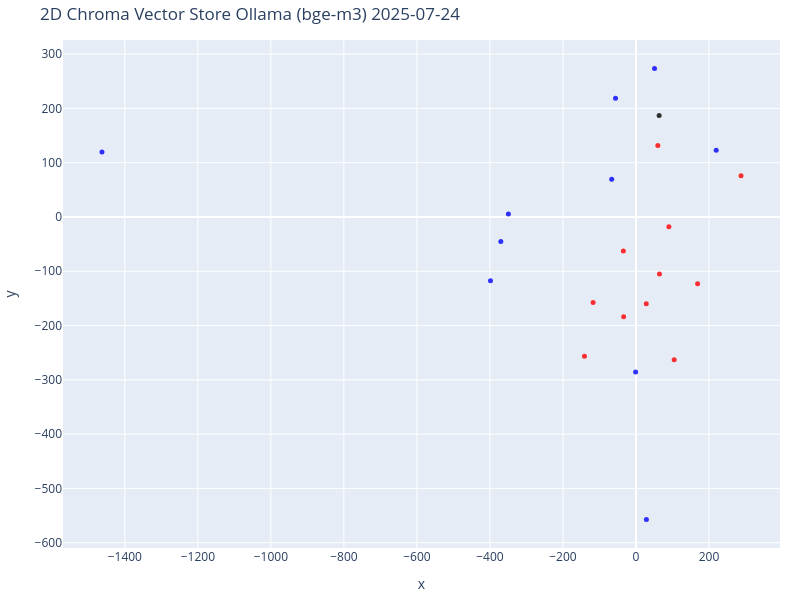

The notebook cell saved with this chart:
### Code cell
from sklearn.manifold import TSNE
import numpy as np
import plotly.graph_objects as go

# Теперь мы можем визуализировать векторы с помощью t-SNE
# t-SNE - это метод, который позволяет визуализировать высокоразмерные данные
result = collection.get(include=['embeddings', 'documents', 'metadatas'])
vectors = np.array(result['embeddings'])
documents = result['documents']
metadatas = result['metadatas']
doc_types = [metadata['next_bar'] for metadata in metadatas]
colors = [['blue', 'red', 'black'][['up', 'down', 'current'].index(t)] for t in doc_types]


# Нам, людям, проще визуализировать объекты в 2D!
# Уменьшите размерность векторов до 2D, используя t-SNE
# (t-распределенное стохастическое вложение соседей)
tsne = TSNE(n_components=2, random_state=42, perplexity=3)
reduced_vectors = tsne.fit_transform(vectors)

# Create the 2D scatter plot
fig = go.Figure(data=[go.Scatter(
    x=reduced_vectors[:, 0],
    y=reduced_vectors[:, 1],
    mode='markers',
    marker=dict(size=5, color=colors, opacity=0.8),
    text=[f"Type: {t}<br>Text: {d[:100]}..." for t, d in zip(doc_types, documents)],
    hoverinfo='text'
)])

fig.update_layout(
    title=f'2D Chroma Vector Store Ollama (bge-m3) 2025-07-24',
    xaxis_title='x',
    yaxis_title='y',
    width=800,
    height=600,
    margin=dict(r=20, b=10, l=10, t=40)
)

fig.show()

### Figure 1 — Plotly figure (JSON) as saved in the notebook; plotly's stock layout.template omitted (floating-point values rounded to 4 significant figures)
{"data": [{"hoverinfo": "text", "marker": {"color": ["blue", "blue", "blue", "red", "red", "red", "red", "red", "red", "red", "blue", "red", "blue", "blue", "blue", "red", "blue", "blue", "red", "blue", "red", "black"], "opacity": 0.8, "size": 5}, "mode": "markers", "text": ["Type: up<br>Text: - Китай активно продвигает юань, пока доллар теряет влияние\n- Доллар пытается восстановить позиции; ...", "Type: up<br>Text: - Доллар достиг 3-летнего минимума на фоне конфликта Трампа и Пауэлла\n- ИИ готов убить человека при ...", "Type: up<br>Text: - Lindsay в третьем квартале 2025 года превзошла ожидания с сильным ростом выручки\n- Reed's Inc на к...", "Type: down<br>Text: - Трамп анонсирует сделку по правам на полезные ископаемые с Конго\n- Фьючерсы на природный газ подор...", "Type: down<br>Text: - Акции BridgeBio растут после сделки по роялти на $300 млн за продажи акорамидиса в Европе\n- Bernst...", "Type: down<br>Text: - EHang заключает партнерство с Reignwood Aviation для расширения операций eVTOL\n- Прогноз Hershey и...", "Type: down<br>Text: - Акции Te Connectivity достигли исторического максимума в $172,31\n- Landsbankinn принимает заявки н...", "Type: down<br>Text: - Eutelsat Communications публикует полугодовые результаты контракта на поддержание ликвидности\n- At...", "Type: down<br>Text: - Рынок акций  Финляндии закрылся падением, OMX Helsinki 25 снизился на 0,49%\n- Рынок акций  Бельгии...", "Type: down<br>Text: - Saba Capital продает акции Blackrock California (BFZ) на сумму $368 704\n- Bosch Group продает 3,3%...", "Type: up<br>Text: - Акции Progyny растут после подтверждения рейтинга \"Покупать\" от BTIG на фоне благоприятных перспек...", "Type: down<br>Text: - Акции Bel Fuse B достигли исторического максимума в $101,76\n- TotalEnergies присоединяется к PJM I...", "Type: up<br>Text: - Deutsche Bank повысил целевую цену акций Avis Budget Group до $196 с $130\n- Tesla растет на фоне р...", "Type: up<br>Text: - FTSE 100 сегодня: индекс снижается, фунт падает до $1,35, данные ВВП разочаровывают\n- Рынок акций ...", "Type: up<br>Text: - Пентагон заключил контракт с Anthropic на разработку ИИ для национальной безопасности на сумму $20...", "Type: down<br>Text: - Компании полупроводникового сектора превзойдут прогнозы по прибыли, считает Oppenheimer\n- Barrick ...", "Type: up<br>Text: - KeyBanc повысил целевую цену акций MasTec до $196 с $171\n- KeyBanc повышает целевую цену акций Dyc...", "Type: up<br>Text: - Raymond James подтверждает рейтинг \"Strong Buy\" для акций Alimentation Couche-Tard\n- Расшифровка о...", "Type: down<br>Text: - Jefferies понижает рейтинг Clarivate до \"Держать\", предупреждая о замедлении роста\n- Акции Norther...", "Type: up<br>Text: - Французские прокуроры заявляют, что запрашивают данные об алгоритме X, а не личные данные\n- Акции ...", "Type: down<br>Text: - Расшифровка отчета о доходах: Badger Meter не оправдывает прогнозы EPS за 2 квартал 2025 года, акц...", "Type: current<br>Text: - Акции Dreamland открылись ниже цены IPO при дебюте на NASDAQ\n- PensionBee во 2 квартале 2025 года ..."], "type": "scatter", "x": [-1463.0, 28.55, -398.5, 64.32, 90.24, 28.22, 59.94, 287.8, 168.9, 104.7, -66.45, -34.5, -370.1, -0.9267, -349.5, -33.75, 50.89, -56.01, -117.4, 219.8, -141.0, 63.47], "y": [119.5, -557.2, -117.5, -104.9, -18.21, -160.0, 131.5, 75.71, -123.1, -263.0, 69.6, -62.72, -45.37, -285.8, 5.271, -183.9, 273.4, 218.9, -157.3, 122.8, -256.4, 186.8]}], "layout": {"height": 600, "margin": {"b": 10, "l": 10, "r": 20, "t": 40}, "title": {"text": "2D Chroma Vector Store Ollama (bge-m3) 2025-07-24"}, "width": 800, "xaxis": {"title": {"text": "x"}}, "yaxis": {"title": {"text": "y"}}}}
